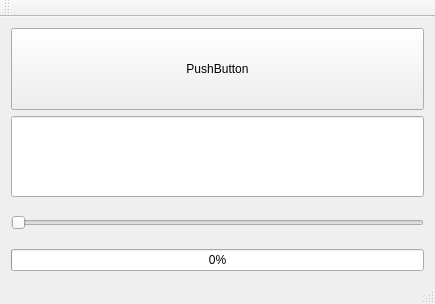
<?xml version="1.0" encoding="UTF-8"?>
<ui version="4.0">
 <class>MainWindow</class>
 <widget class="QMainWindow" name="MainWindow">
  <property name="geometry">
   <rect>
    <x>0</x>
    <y>0</y>
    <width>435</width>
    <height>304</height>
   </rect>
  </property>
  <property name="windowTitle">
   <string>MainWindow</string>
  </property>
  <widget class="QWidget" name="centralWidget">
   <layout class="QVBoxLayout" name="verticalLayout">
    <item>
     <widget class="QPushButton" name="pbDigital">
      <property name="sizePolicy">
       <sizepolicy hsizetype="Minimum" vsizetype="Preferred">
        <horstretch>0</horstretch>
        <verstretch>0</verstretch>
       </sizepolicy>
      </property>
      <property name="focusPolicy">
       <enum>Qt::StrongFocus</enum>
      </property>
      <property name="text">
       <string>PushButton</string>
      </property>
      <property name="checkable">
       <bool>true</bool>
      </property>
     </widget>
    </item>
    <item>
     <widget class="QLineEdit" name="leDigital">
      <property name="sizePolicy">
       <sizepolicy hsizetype="Expanding" vsizetype="Preferred">
        <horstretch>0</horstretch>
        <verstretch>0</verstretch>
       </sizepolicy>
      </property>
      <property name="font">
       <font>
        <family>Adobe Arabic</family>
        <pointsize>16</pointsize>
       </font>
      </property>
      <property name="cursor">
       <cursorShape>ArrowCursor</cursorShape>
      </property>
      <property name="focusPolicy">
       <enum>Qt::NoFocus</enum>
      </property>
      <property name="styleSheet">
       <string notr="true"/>
      </property>
      <property name="frame">
       <bool>true</bool>
      </property>
      <property name="readOnly">
       <bool>true</bool>
      </property>
     </widget>
    </item>
    <item>
     <widget class="QSlider" name="hsAnalog">
      <property name="enabled">
       <bool>true</bool>
      </property>
      <property name="sizePolicy">
       <sizepolicy hsizetype="Expanding" vsizetype="Expanding">
        <horstretch>0</horstretch>
        <verstretch>0</verstretch>
       </sizepolicy>
      </property>
      <property name="maximumSize">
       <size>
        <width>417</width>
        <height>40</height>
       </size>
      </property>
      <property name="sizeIncrement">
       <size>
        <width>0</width>
        <height>5</height>
       </size>
      </property>
      <property name="baseSize">
       <size>
        <width>0</width>
        <height>5</height>
       </size>
      </property>
      <property name="maximum">
       <number>255</number>
      </property>
      <property name="orientation">
       <enum>Qt::Horizontal</enum>
      </property>
     </widget>
    </item>
    <item>
     <widget class="QProgressBar" name="barAnalog">
      <property name="maximum">
       <number>100</number>
      </property>
      <property name="value">
       <number>0</number>
      </property>
     </widget>
    </item>
   </layout>
  </widget>
  <widget class="QMenuBar" name="menuBar">
   <property name="geometry">
    <rect>
     <x>0</x>
     <y>0</y>
     <width>435</width>
     <height>23</height>
    </rect>
   </property>
  </widget>
  <widget class="QToolBar" name="mainToolBar">
   <attribute name="toolBarArea">
    <enum>TopToolBarArea</enum>
   </attribute>
   <attribute name="toolBarBreak">
    <bool>false</bool>
   </attribute>
  </widget>
  <widget class="QStatusBar" name="statusBar"/>
 </widget>
 <layoutdefault spacing="6" margin="11"/>
 <resources/>
 <connections/>
</ui>
